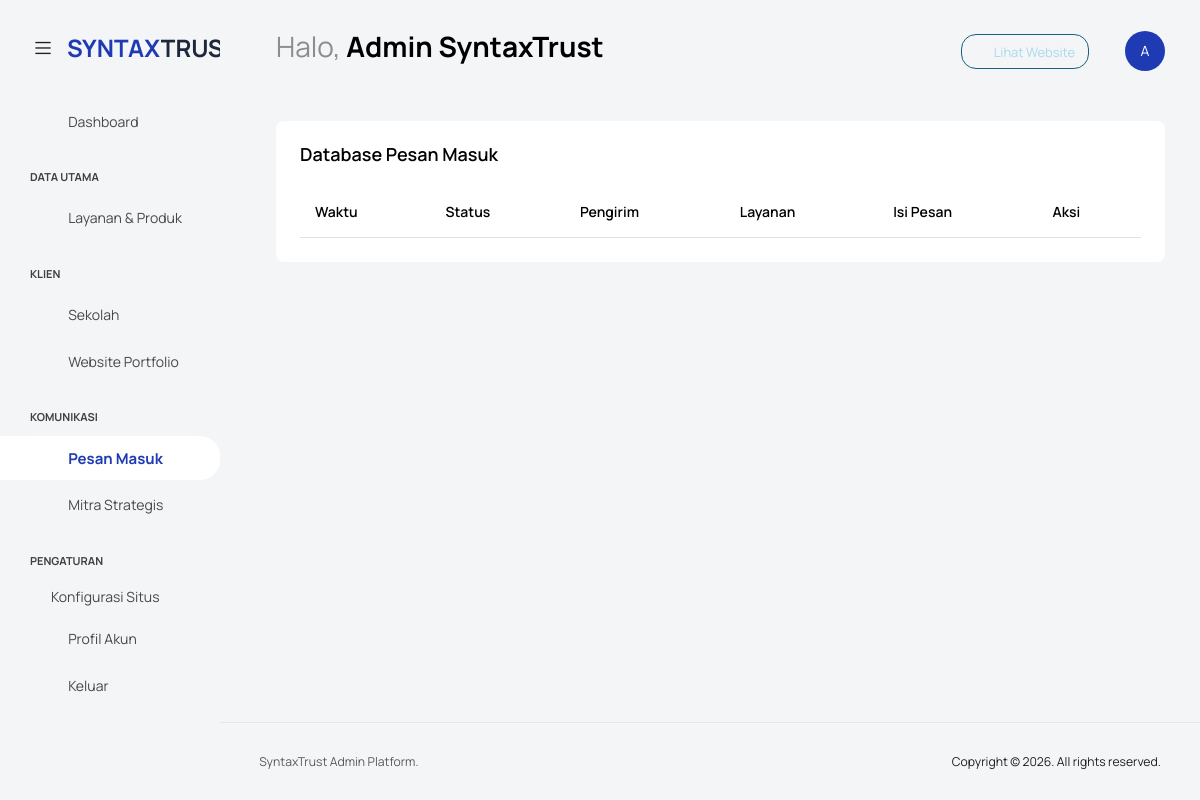
Page /admin/pesan.php (signed in) on the earlier database version.
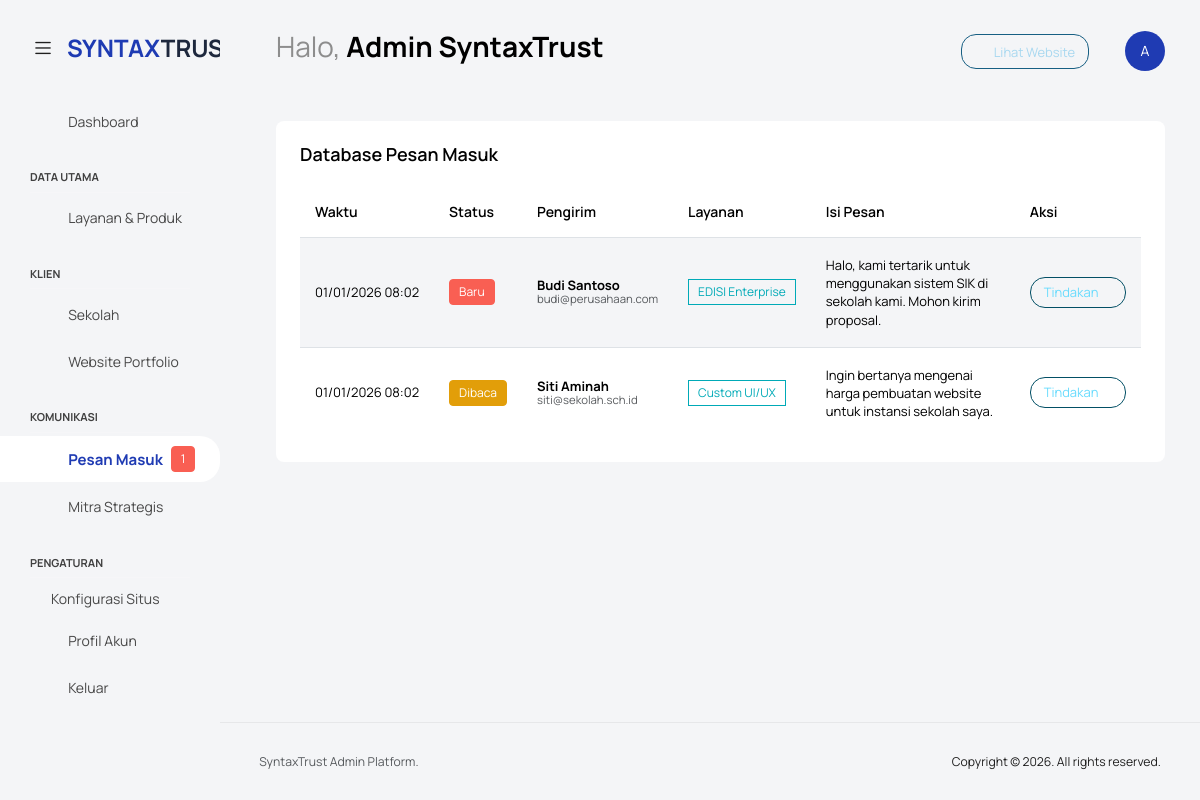
Same page on the later database version.
### tables this page shows
CREATE TABLE `pesan` (
  `id` int(11) NOT NULL AUTO_INCREMENT,
  `nama` varchar(100) DEFAULT NULL,
  `email` varchar(100) DEFAULT NULL,
  `layanan` varchar(100) DEFAULT NULL,
  `isi_pesan` text DEFAULT NULL,
  `status` enum('baru','dibaca','selesai') DEFAULT 'baru',
  `dibuat_pada` timestamp NOT NULL DEFAULT current_timestamp(),
  PRIMARY KEY (`id`)
);

### admin/pesan.php (the view, shortened to what this page needs)
<?php
include 'includes/header.php';
$hasil = mysqli_query($conn, "SELECT * FROM pesan ORDER BY dibuat_pada DESC");
?>
<div class="row">
  <div class="col-md-12 grid-margin stretch-card">
    <div class="card card-rounded">
      <div class="card-body">
        <h4 class="card-title">Database Pesan Masuk</h4>
        <div class="table-responsive mt-3">
          <table class="table table-striped table-hover">
            <thead>
              <tr>
                <th>Waktu</th>
                <th>Status</th>
                <th>Pengirim</th>
                <th>Layanan</th>
                <th>Isi Pesan</th>
                <th>Aksi</th>
              </tr>
            </thead>
            <tbody>
              <?php while ($s = mysqli_fetch_assoc($hasil)): ?>
                <tr>
                  <td><?php echo date('d/m/Y H:i', strtotime($s['dibuat_pada'])); ?></td>
                  <td>
                    <?php if($s['status'] == 'baru'): ?>
                        <span class="badge badge-danger">Baru</span>
                    <?php elseif($s['status'] == 'dibaca'): ?>
                        <span class="badge badge-warning">Dibaca</span>
                    <?php else: ?>
                        <span class="badge badge-success">Selesai</span>
                    <?php endif; ?>
                  </td>
                  <td>
                    <span class="fw-bold"><?php echo $s['nama']; ?></span><br>
                    <small class="text-muted"><?php echo $s['email']; ?></small>
                  </td>
                  <td><span class="badge badge-outline-info"><?php echo $s['layanan']; ?></span></td>
                  <td>
                    <div style="max-width:300px; white-space: normal; line-height: 1.4;">
                      <?php echo nl2br($s['isi_pesan']); ?>
                    </div>
                  </td>
                  <td>
                    <div class="dropdown">
                      <button class="btn btn-sm btn-outline-secondary dropdown-toggle" type="button" data-bs-toggle="dropdown">
                        Tindakan
                      </button>
                    </div>
                  </td>
                </tr>
              <?php endwhile; ?>
            </tbody>
          </table>
        </div>
      </div>
    </div>
  </div>
</div>
<?php include 'includes/footer.php'; ?>

### admin/includes/header.php (shortened to what this page needs)
<?php
$admin_nama = isset($_SESSION['admin_nama']) ? $_SESSION['admin_nama'] : 'Administrator';
include_once '../api/db.php';
?>
<!DOCTYPE html>
<html lang="id">
<head>
  <link rel="stylesheet" href="src/assets/vendors/feather/feather.css">
  <link rel="stylesheet" href="src/assets/vendors/mdi/css/materialdesignicons.min.css">
  <link rel="stylesheet" href="src/assets/vendors/ti-icons/css/themify-icons.css">
  <link rel="stylesheet" href="src/assets/vendors/font-awesome/css/font-awesome.min.css">
  <link rel="stylesheet" href="src/assets/vendors/typicons/typicons.css">
  <link rel="stylesheet" href="src/assets/vendors/simple-line-icons/css/simple-line-icons.css">
  <link rel="stylesheet" href="src/assets/vendors/css/vendor.bundle.base.css">
  <link rel="stylesheet" href="src/assets/vendors/bootstrap-datepicker/bootstrap-datepicker.min.css">
  <link rel="stylesheet" href="src/assets/css/style.css">
</head>
<body class="with-welcome-text">
  <div class="container-scroller">
    <nav class="navbar default-layout col-lg-12 col-12 p-0 fixed-top d-flex align-items-top flex-row">
      <div class="text-center navbar-brand-wrapper d-flex align-items-center justify-content-start">
        <div class="me-3">
          <button class="navbar-toggler navbar-toggler align-self-center" type="button" data-bs-toggle="minimize">
            <span class="icon-menu"></span>
          </button>
        </div>
        <div>
          <a class="navbar-brand brand-logo" href="index.php">
            <span class="fw-bold text-primary">SYNTAX<span class="text-dark">TRUST</span></span>
          </a>
        </div>
      </div>
      <div class="navbar-menu-wrapper d-flex align-items-top">
        <ul class="navbar-nav">
          <li class="nav-item fw-semibold d-none d-lg-block ms-0">
            <h1 class="welcome-text">Halo, <span class="text-black fw-bold"><?php echo $admin_nama; ?></span></h1>
          </li>
        </ul>
        <ul class="navbar-nav ms-auto">
          <li class="nav-item d-none d-lg-block me-3">
            <a href="../" target="_blank" class="btn btn-sm btn-outline-info">
                <i class="mdi mdi-earth me-1"></i> Lihat Website
            </a>
          </li>
          <li class="nav-item dropdown d-none d-lg-block user-dropdown">
            <a class="nav-link" id="UserDropdown" href="#" data-bs-toggle="dropdown" aria-expanded="false">
              <div class="bg-primary rounded-circle text-white p-2" style="width:40px; height:40px; display:flex; align-items:center; justify-content:center;">
                <?php echo substr($admin_nama, 0, 1); ?>
              </div>
            </a>
          </li>
        </ul>
      </div>
    </nav>
    <div class="container-fluid page-body-wrapper">
      <nav class="sidebar sidebar-offcanvas" id="sidebar">
        <?php $current_page = basename($_SERVER['PHP_SELF']); ?>
        <ul class="nav">
          <li class="nav-item <?php echo $current_page == 'index.php' ? 'active' : ''; ?>">
            <a class="nav-link" href="index.php">
              <i class="mdi mdi-grid-large menu-icon"></i>
              <span class="menu-title">Dashboard</span>
            </a>
          </li>
          <li class="nav-item nav-category">Data Utama</li>
          <li class="nav-item <?php echo $current_page == 'produk.php' ? 'active' : ''; ?>">
            <a class="nav-link" href="produk.php">
              <i class="menu-icon mdi mdi-package-variant"></i>
              <span class="menu-title">Layanan & Produk</span>
            </a>
          </li>
          <li class="nav-item nav-category">Klien</li>
          <li class="nav-item <?php echo $current_page == 'klien_sekolah.php' ? 'active' : ''; ?>">
            <a class="nav-link" href="klien_sekolah.php">
              <i class="menu-icon mdi mdi-school"></i>
              <span class="menu-title">Sekolah</span>
            </a>
          </li>
          <li class="nav-item <?php echo $current_page == 'klien_web.php' ? 'active' : ''; ?>">
            <a class="nav-link" href="klien_web.php">
              <i class="menu-icon mdi mdi-xml"></i>
              <span class="menu-title">Website Portfolio</span>
            </a>
          </li>
          <li class="nav-item nav-category">Komunikasi</li>
          <li class="nav-item <?php echo $current_page == 'pesan.php' ? 'active' : ''; ?>">
            <a class="nav-link" href="pesan.php">
              <i class="menu-icon mdi mdi-message-text-outline"></i>
              <span class="menu-title">Pesan Masuk</span>
              <?php
              $q_new = mysqli_query($conn, "SELECT COUNT(*) as total FROM pesan WHERE status='baru'");
              $new_count = mysqli_fetch_assoc($q_new)['total'];
              if($new_count > 0) echo '<span class="badge badge-danger ms-2">'.$new_count.'</span>';
              ?>
            </a>
          </li>
          <li class="nav-item <?php echo $current_page == 'mitra.php' ? 'active' : ''; ?>">
            <a class="nav-link" href="mitra.php">
              <i class="menu-icon mdi mdi-handshake-outline"></i>
              <span class="menu-title">Mitra Strategis</span>
            </a>
          </li>
          <li class="nav-item nav-category">Pengaturan</li>
          <li class="nav-item <?php echo $current_page == 'pengaturan.php' ? 'active' : ''; ?>">
            <a class="nav-link" href="pengaturan.php">
              <span class="menu-title">Konfigurasi Situs</span>
            </a>
          </li>
          <li class="nav-item <?php echo $current_page == 'profil.php' ? 'active' : ''; ?>">
            <a class="nav-link" href="profil.php" >
              <i class="menu-icon mdi mdi-account-circle-outline"></i>
              <span class="menu-title">Profil Akun</span>
            </a>
          </li>
          <li class="nav-item">
            <a class="nav-link" href="logout.php">
              <i class="menu-icon mdi mdi-power"></i>
              <span class="menu-title">Keluar</span>
            </a>
          </li>
        </ul>
      </nav>
      <div class="main-panel">
        <div class="content-wrapper">

### admin/includes/footer.php (shortened to what this page needs)
        </div>
        <footer class="footer">
          <div class="d-sm-flex justify-content-center justify-content-sm-between">
            <span class="text-muted text-center text-sm-left d-block d-sm-inline-block">SyntaxTrust Admin Platform.</span>
            <span class="float-none float-sm-end d-block mt-1 mt-sm-0 text-center">Copyright © <?php echo date('Y'); ?>. All rights reserved.</span>
          </div>
        </footer>
      </div>
    </div>
  </div>
</body>
</html>

Differences in the rows shown:
added pesan: dibuat_pada "01/01/2026 08:02", status "Baru", nama "Budi Santoso", email "budi@perusahaan.com", layanan "EDISI Enterprise", isi_pesan "Halo, kami tertarik untuk menggunakan sistem SIK di sekolah kami. Mohon kirim proposal."
added pesan: dibuat_pada "01/01/2026 08:02", status "Dibaca", nama "Siti Aminah", email "siti@sekolah.sch.id", layanan "Custom UI/UX", isi_pesan "Ingin bertanya mengenai harga pembuatan website untuk instansi sekolah saya."
Other differences:
$new_count: (not shown) → "1"
